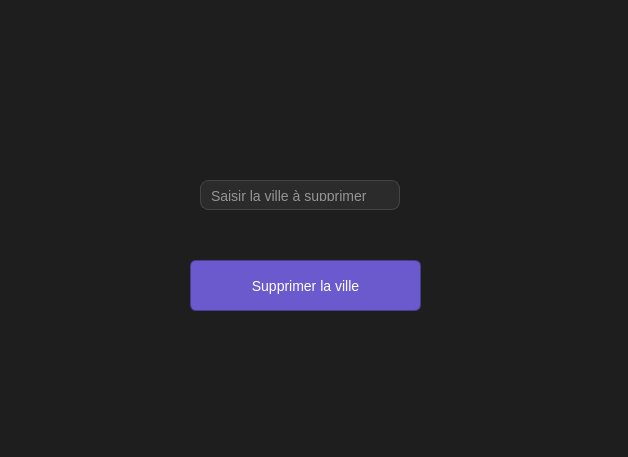
<?xml version="1.0" encoding="UTF-8"?>
<ui version="4.0">
 <class>Form</class>
 <widget class="QWidget" name="Form">
  <property name="geometry">
   <rect>
    <x>0</x>
    <y>0</y>
    <width>628</width>
    <height>457</height>
   </rect>
  </property>
  <property name="windowTitle">
   <string>Form</string>
  </property>
  <property name="styleSheet">
   <string notr="true">QWidget {
    background-color: #1E1E1E;
    color: #E0E0E0;
}
</string>
  </property>
  <widget class="QLineEdit" name="ville_saisie">
   <property name="geometry">
    <rect>
     <x>200</x>
     <y>180</y>
     <width>200</width>
     <height>30</height>
    </rect>
   </property>
   <property name="styleSheet">
    <string notr="true">
    QLineEdit {
        border-radius: 8px;
        border: 1px solid #444;
        padding: 8px;
        font-size: 14px;
        background-color: #2B2B2B;
        color: #FFFFFF;
    }
    QLineEdit:focus {
        border-color: #1E88E5;
        background-color: #333;
        color: #FFFFFF;
    }
    </string>
   </property>
   <property name="placeholderText">
    <string>Saisir la ville à supprimer</string>
   </property>
  </widget>
  <widget class="QPushButton" name="supr_v">
   <property name="geometry">
    <rect>
     <x>190</x>
     <y>260</y>
     <width>231</width>
     <height>51</height>
    </rect>
   </property>
   <property name="styleSheet">
    <string notr="true">QPushButton {
    background-color: #2E2E2E;  /* Fond de la boîte de dialogue */
    border: none;  /* Pas de bordure autour de la boîte */
    padding: 10px;  /* Espacement autour des boutons */
    border-radius: 8px;  /* Coins arrondis */
}

QPushButton {
    background-color: #6A5ACD;  
    color: white; 
    padding: 8px 15px; 
    border: 1px solid #483D8B; 
    border-radius: 6px; 
    font-size: 14px; 
    font-family: 'Segoe UI', sans-serif;  
 
}

QPushButton:hover {
    background-color: #7B68EE;  /* Couleur au survol */
}

QPushButton:pressed {
    background-color: #483D8B;  /* Couleur lors du clic */
}

QPushButton:disabled {
    background-color: #555555;  /* Couleur des boutons désactivés */
    color: #999999;  /* Couleur du texte des boutons désactivés */
}
</string>
   </property>
   <property name="text">
    <string>Supprimer la ville</string>
   </property>
  </widget>
  <widget class="QLabel" name="etat_n">
   <property name="geometry">
    <rect>
     <x>110</x>
     <y>60</y>
     <width>451</width>
     <height>21</height>
    </rect>
   </property>
   <property name="styleSheet">
    <string notr="true">font-size: 15px;
font-weight: bold;
color: #FF6F61;</string>
   </property>
   <property name="text">
    <string/>
   </property>
  </widget>
  <widget class="QLabel" name="etat_p">
   <property name="geometry">
    <rect>
     <x>110</x>
     <y>30</y>
     <width>451</width>
     <height>21</height>
    </rect>
   </property>
   <property name="styleSheet">
    <string notr="true">font-size: 15px;
font-weight: bold;
color: #008000;</string>
   </property>
   <property name="text">
    <string/>
   </property>
  </widget>
 </widget>
 <resources/>
 <connections/>
</ui>
